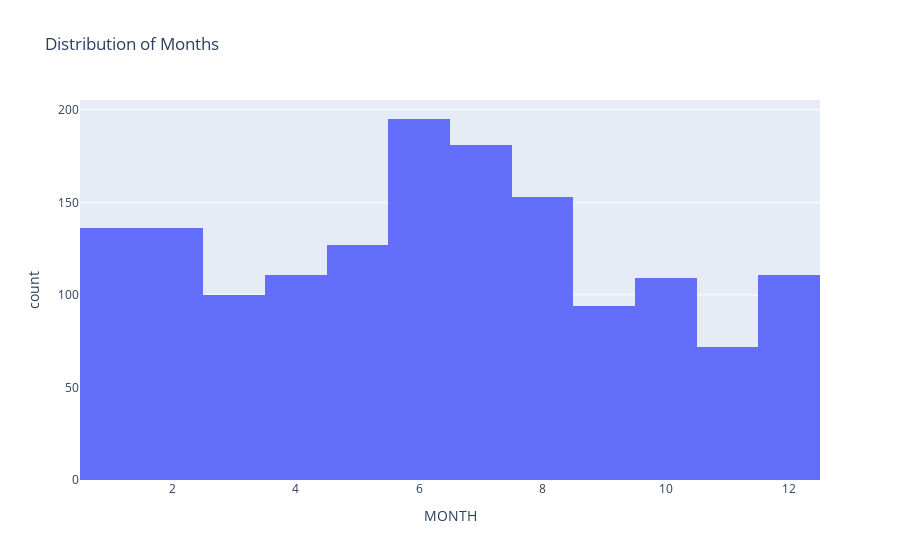

Notebook source saved alongside this figure:
### Markdown cell above
##### Months
Plotting the distribution of months will give us an idea of when outages are most common.

### Code cell
months = px.histogram(df, x='MONTH', title= 'Distribution of Months')
months.show()

### Figure 1 — Plotly figure (JSON) as saved in the notebook; plotly's stock layout.template omitted (floating-point values rounded to 4 significant figures; data arrays with more than 128 entries replaced by an {"elided": "..."} marker saying what was removed)
{"data": [{"alignmentgroup": "True", "bingroup": "x", "hovertemplate": "MONTH=%{x}<br>count=%{y}<extra></extra>", "legendgroup": "", "marker": {"color": "#636efa", "pattern": {"shape": ""}}, "name": "", "offsetgroup": "", "orientation": "v", "showlegend": false, "type": "histogram", "x": {"elided": "1534 int values"}, "xaxis": "x", "yaxis": "y"}], "layout": {"barmode": "relative", "legend": {"tracegroupgap": 0}, "title": {"text": "Distribution of Months"}, "xaxis": {"anchor": "y", "domain": [0, 1], "title": {"text": "MONTH"}}, "yaxis": {"anchor": "x", "domain": [0, 1], "title": {"text": "count"}}}}
